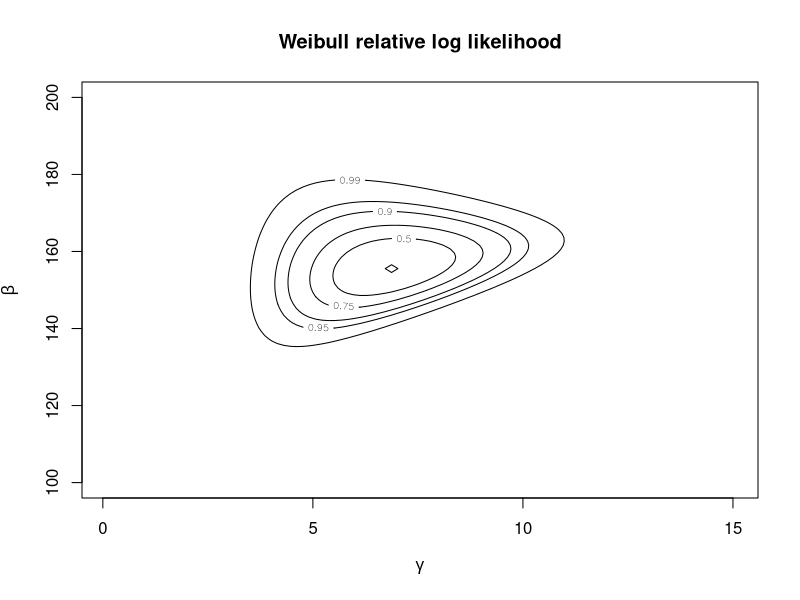
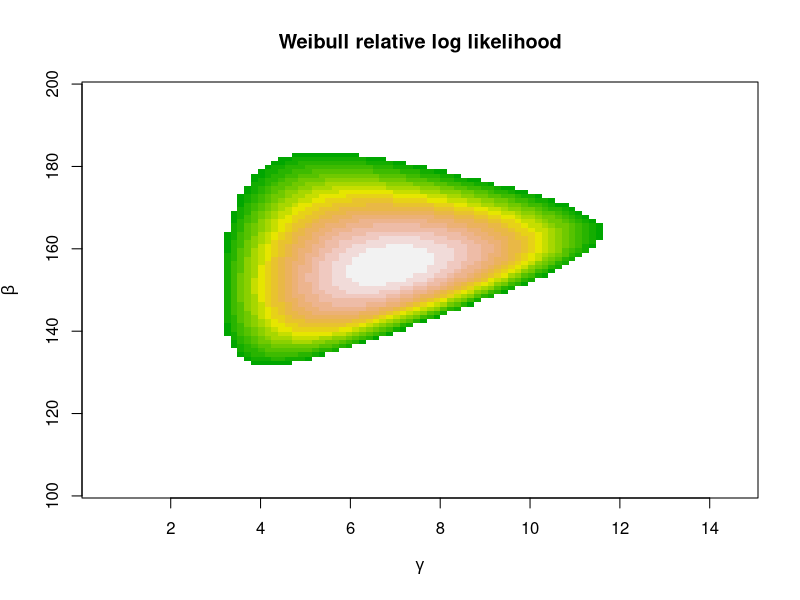

Reproduce these figures in R, in order. (Note: this script raises an error after producing the figures.)
## ---- chunk 1
y <- c(155.9, 200.2, 143.8, 150.1,152.1, 142.2, 147, 146, 146,
       170.3, 148, 140, 118, 144, 97)
n <- length(y)

# log-likelihood function
log_lik_weibull <- function(data, param){
  -sum(dweibull(data, shape = param[1], scale = param[2], log = TRUE))
}

 #define parameters grid
 gamma <- seq(0.1, 15, length=100)
 beta <- seq(100,200, length=100)
 
 parvalues <- expand.grid(gamma,beta)
 llikvalues <- apply(parvalues, 1, log_lik_weibull, data=y)
 llikvalues <- matrix(-llikvalues, nrow = length(gamma), ncol=length(beta),
                      byrow=F)
 conf.levels <- c(0, 0.5, 0.75, 0.9, 0.95, 0.99)
 
 #contour plot
 contour(gamma, beta, llikvalues - max(llikvalues),
         levels = -qchisq(conf.levels, 2)/2,
         xlab = expression(gamma),
         labels = as.character(conf.levels),
         ylab = expression(beta))
 title('Weibull relative log likelihood')
 
  #image
 image(gamma, beta, llikvalues - max(llikvalues), zlim = c(-6,0),
       col = terrain.colors(20),
       xlab = expression(gamma),
       ylab = expression(beta))
 title('Weibull relative log likelihood')


gammahat <- uniroot(function(x) n/x+sum(log(y))-n*sum(y^x*log(y))/sum(y^x), c(1e-5,15))$root
betahat <- mean(y^gammahat)^(1/gammahat)
weib.y.mle <- c(gammahat,betahat)

#observed information matrix
jhat <- matrix(NA, nrow=2, ncol=2)
jhat[1,1] <- n/gammahat^2 + sum((y/betahat)^gammahat*(log(y/betahat))^2)
jhat[1,2] <- jhat[2,1] <- n/betahat - sum(y^gammahat/betahat^(gammahat+1)*(gammahat*log(y/betahat) + 1))
jhat[2,2] <- -n*gammahat/betahat^2 + gammahat*(gammahat + 1)/
betahat^(gammahat + 2)*sum(y^gammahat)
solve(jhat)

#se of the mle
mle.se<-sqrt(diag(solve(jhat)))
mle.se

#first element is the MLE for the shape gamma, second element the MLE for the scale beta
weib.y.mle

weib.y.nlm <- nlm(log_lik_weibull, c(0,0), hessian = T, data = y)
weib.y.nlm

omega <- function(theta) log(theta)
theta <- function(omega) exp(omega)

log_lik_weibull_rep <- function(data, param) log_lik_weibull(data, theta(param))
weib.y.nlm <- nlm(log_lik_weibull_rep,c(0,0),hessian=T,data=y)
weib.y.nlm

theta(weib.y.nlm$estimate)

weib.y.mle
## ---- chunk 2
# gamma = 1, beta = 20 as initial choices with quasi-Newton method
weib.y.optim.qn <- optim(c(1,20), log_lik_weibull_rep, NULL, method =  "BFGS", data=y)
weib.y.optim.qn
theta(weib.y.optim.qn$par)

# gamma = 1, beta = 6 as initial choices with conjugate-gradient method.
weib.y.optim.cg <- optim(c(1,6), log_lik_weibull_rep, NULL, method =  "CG", data=y)$par
theta(weib.y.optim.cg)

optimHess(theta(weib.y.nlm$estimate),log_lik_weibull,data=y)

jhat
## ---- chunk 3
#thetahat <- c(gammahat, betahat)


# Variance of the omegahat estimator
# reparametrization of the parameter in the log likelihood
log_lik_weibull_omega <- function(data, param) log_lik_weibull(data, omega(param))

omega_nlm <- nlm(log_lik_weibull_omega, c(1000, 4e67), hessian = T, data = y)
omega_nlm
omega(omega_nlm$estimate)

var_omega <- diag(solve(omega_nlm$hessian))
var_omega


# Variance of the thetahat estimator 
opt_theta <- optim(c(1, 5), log_lik_weibull, hessian = T, data = y)
opt_theta

var_theta <- diag(solve(opt_theta$hessian))
var_theta


#-------------------------------------------------
#variance <- function(data, param, parametrization) {
#  if(parametrization == "omega") {
#    a <- nlm(log_lik_weibull_rep_omega, param, hessian = T, data = y)
#    weib_var <- a$estimate[1]*factorial(1+1/a$estimate[2])
#    return(2*weib_var^2/length(data))
#  }
#  else if(parametrization == "theta") {
#    a <- optim(param, fn = log_lik_weibull_rep, NULL, method = "CG", data = y)
#    weib_var <- a$par[1]*(1+1/a$par[2])
#    return(2*weib_var^2/length(data))
#  }
#}

#min_var_omega <- nlm(variance, c(21, 123), hessian = T, data = y, parametrization = "omega")
#min_var_omega$minimum

#min_var_theta <- optim(c(2, 10), variance, NULL, method = "BFGS", data = y, parametrization = "theta")
#min_var_theta$value

#optimHess(b$par, log_lik_weibull_rep_omega, data = y)


## ---- chunk 4

weib.y.mle <- optim(c(1, 1), log_lik_weibull, NULL, hessian = T, method = 'BFGS', 
                    lower = rep(1e-7, 2), upper = rep(Inf, 2), data = y)

gamma <- seq(0.1, 15, length = 100)
beta <- seq(100, 200, length = 100)
parvalues <- expand.grid(gamma, beta)

llikvalues <- apply(parvalues, 1, log_lik_weibull, data = y)
llikvalues <- matrix(-llikvalues, nrow=length(gamma), ncol = length(beta), byrow = F)

conf.levels <- c(0, 0.5, 0.75, 0.9, 0.95, 0.99)

#contour plot
contour(gamma, beta, llikvalues - max(llikvalues),
       levels = -qchisq(conf.levels, 2)/2,
       xlab = expression(gamma),
       labels = as.character(conf.levels),
       ylab = expression(beta))
title('Weibull profile log-likelihood')

beta.gamma <- sapply(gamma, function(x) mean(y^x)^(1/x))
lines(gamma, beta.gamma, lty = 'dashed', col = 2)
points(weib.y.mle$par[1], weib.y.mle$par[2])
## ---- chunk 5

log_lik_weibull_profile  <- function(data, gamma){
  beta.gamma <- mean(data^gamma)^(1/gamma)
 log_lik_weibull( data, c(gamma, beta.gamma) )
}

log_lik_weibull_profile_v <- Vectorize(log_lik_weibull_profile, 'gamma'  )

plot(function(x) -log_lik_weibull_profile_v(data = y, x) + weib.y.mle$value, 
     from = 0.1, to = 15,
     xlab = expression(gamma),
     ylab = 'profile relative log likelihood',
     ylim = c(-8,0))

conf.level <- 0.95
abline(h = -qchisq(conf.level,1)/2, lty = 'dashed', col = 2)



lrt.ci1 <- uniroot(function(x) -log_lik_weibull_profile_v(y, x) + weib.y.mle$value + qchisq(conf.level,1)/2,
                 c(1e-7, weib.y.mle$par[1]))$root

lrt.ci1 <- c(lrt.ci1, uniroot(function(x) -log_lik_weibull_profile_v(y,x) + weib.y.mle$value + qchisq(conf.level,1)/2,
                              c(weib.y.mle$par[1], 15))$root)

segments(lrt.ci1[1],-qchisq(conf.level,1)/2, lrt.ci1[1],
        -log_lik_weibull_profile_v(y, lrt.ci1[1]), col="red", lty = 2)

segments(lrt.ci1[2],-qchisq(conf.level,1)/2, lrt.ci1[2],
         -log_lik_weibull_profile_v(y, lrt.ci1[2]), col="red", lty = 2)

points(lrt.ci1[1], -qchisq(0.95,1)/2, pch = 16, col = 2, cex = 1.5)
points(lrt.ci1[2], -qchisq(0.95,1)/2, pch = 16, col = 2, cex = 1.5)

segments( lrt.ci1[1], -8.1, 
          lrt.ci1[2], 
          -8.1, col="red", lty = 1, lwd = 2)

text(7, -7.5, "95% Deviance CI", col = 2)
## ---- chunk 6

#  Incorrect variance
#wald_level3 <- 1.96*sqrt(var(dweibull(y, weib.y.mle$par[1], weib.y.mle$par[2])))
#wald_level3

# Same as before, but using the actual formula in place of the function
#wald_level2 <- 1.96*sqrt(weib.y.mle$par[1]^2*(gamma(1+2/weib.y.mle$par[2])-(gamma(1+1/weib.y.mle$par[2])^2)))
#wald_level2

# The one I choose using the value of var(gamma), that I took from LAB2, ex 4
wald_level <- 1.96*sqrt(mle.se[1])
wald_level



plot(function(x) -log_lik_weibull_profile_v(data=y, x) + weib.y.mle$value, 
     from = 0.1, to = 15,
     xlab = expression(gamma),
     ylab = 'profile relative log likelihood',
     ylim = c(-8,0))


lrt.ci1 <- c(uniroot(function(x) -log_lik_weibull_profile_v(y, x) + weib.y.mle$value + wald_level, c(1e-7, weib.y.mle$par[1]))$root,
             uniroot(function(x) -log_lik_weibull_profile_v(y, x) + weib.y.mle$value + wald_level, c(weib.y.mle$par[1], 15))$root)


abline(h = -log_lik_weibull_profile_v(y, lrt.ci1[1]) + weib.y.mle$value,lty = 'dashed', col=2)

segments(lrt.ci1[1],-log_lik_weibull_profile_v(y, lrt.ci1[1]) + weib.y.mle$value, 
         lrt.ci1[1], -log_lik_weibull_profile_v(y, lrt.ci1[1]), 
         col="red", lty = 2)

segments(lrt.ci1[2], -log_lik_weibull_profile_v(y, lrt.ci1[2]) + weib.y.mle$value, 
         lrt.ci1[2], -log_lik_weibull_profile_v(y, lrt.ci1[2]), 
         col="red", lty = 2)

points(lrt.ci1[1], -log_lik_weibull_profile_v(y, lrt.ci1[1]) + weib.y.mle$value, pch = 16, col = 2, cex = 1.5)
points(lrt.ci1[2], -log_lik_weibull_profile_v(y, lrt.ci1[2]) + weib.y.mle$value, pch = 16, col = 2, cex = 1.5)

segments(lrt.ci1[1], -8.1, 
         lrt.ci1[2], -8.1,
         col="red", lty = 1, lwd = 2)

text(7, -7.5, "95% Wald CI", col = 2)
## ---- chunk 7



gamma <- seq(0.1, 15, length = 100)
beta <- seq(100, 200, length = 100)
parvalues <- expand.grid(gamma, beta)


llikvalues <- apply(parvalues, 1, log_lik_weibull, data = y)
llikvalues <- matrix(-llikvalues, nrow=length(gamma), ncol = length(beta), byrow = F)
x <- seq(0,100, length = 1000)

conf.levels <- c(0, 0.5, 0.75, 0.9, 0.95, 0.99)

#contour plot
contour(gamma, beta,  llikvalues - max(llikvalues),
       levels = -qchisq(conf.levels, 2)/2,
       xlab = expression(beta),
       labels = as.character(conf.levels),
       ylab = expression(gamma))
title('Weibull profile log-likelihood')

beta.gamma <- sapply(gamma, function(x) mean(y^x)^(1/x))
lines(gamma, beta.gamma, lty = 'dashed', col = 2)
points(weib.y.mle$par[1], weib.y.mle$par[1])

log_lik_weibull_profile  <- function(data, gamma){
  beta.gamma <- mean(data^gamma)^(1/gamma)
 log_lik_weibull( data, c(gamma, beta.gamma) )
}

log_lik_weibull_profile_v <- Vectorize(log_lik_weibull_profile, 'gamma'  )


plot(function(x) -log_lik_weibull_profile_v(data = y, x) + weib.y.mle$value, 
     from = 0.1, to = 15,
     xlab = expression(gamma),
     ylab = 'profile relative log likelihood',
     ylim = c(-8,0))

conf.level <- 0.95
abline(h = -qchisq(conf.level,1)/2, lty = 'dashed', col = 2)


lrt.ci1 <- uniroot(function(x) -log_lik_weibull_profile_v(y, x) + weib.y.mle$value + qchisq(conf.level,1)/2,
                 c(1e-7, weib.y.mle$par[1]))$root

lrt.ci1 <- c(lrt.ci1, uniroot(function(x) -log_lik_weibull_profile_v(y,x) + weib.y.mle$value + qchisq(conf.level,1)/2,
                              c(weib.y.mle$par[1], 15))$root)

segments(lrt.ci1[1],-qchisq(conf.level,1)/2, lrt.ci1[1],
        -log_lik_weibull_profile_v(y, lrt.ci1[1]), col="red", lty = 2)

segments(lrt.ci1[2],-qchisq(conf.level,1)/2, lrt.ci1[2],
         -log_lik_weibull_profile_v(y, lrt.ci1[2]), col="red", lty = 2)

points(lrt.ci1[1], -qchisq(0.95,1)/2, pch = 16, col = 2, cex = 1.5)
points(lrt.ci1[2], -qchisq(0.95,1)/2, pch = 16, col = 2, cex = 1.5)

segments( lrt.ci1[1], -8.1, 
          lrt.ci1[2], 
          -8.1, col="red", lty = 1, lwd = 2)

text(7, -7.5, "95% Deviance CI", col = 2)
